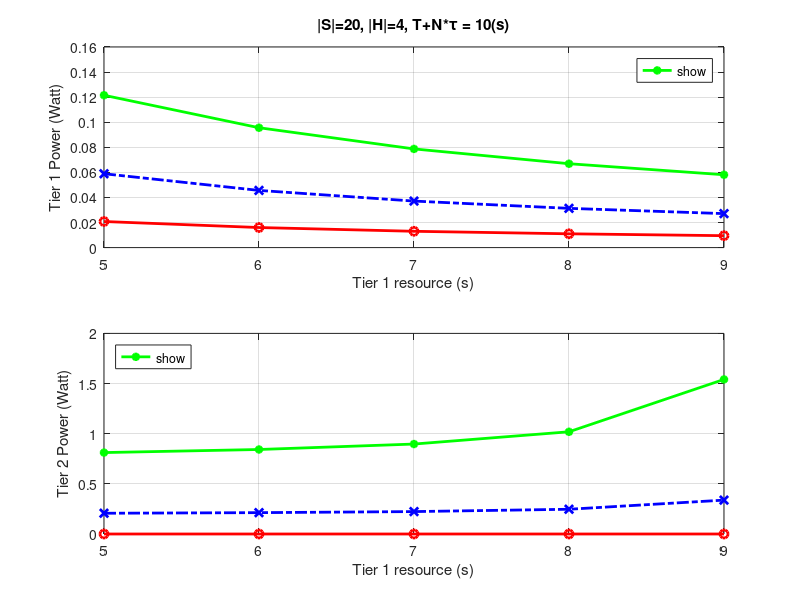

Reproduce this figure in MATLAB.
clc;
clear;

totalNodes=20;
N = 4;
totalTime = 10000.0; % 10s

CSAclusterTier1Power = [0.0208 0.0160 0.0130 0.0110 0.0095];
CSAclusterTier2Power = [1.4557e-05 1.5318e-05 1.6678e-05 1.9793e-05 3.1634e-05];

KmeansclusterTier1Power = [0.0589 0.0456 0.0371 0.0313 0.0271];
KmeansclusterTier2Power = [0.2069 0.2129 0.2235 0.2467 0.3378];

DMCPclusterTier1Power = [0.1215 0.0956 0.0787 0.0669 0.0581];
DMCPclusterTier2Power = [0.8118 0.8425 0.8968 1.0191 1.5411];

xaxis = [5.0 6.0 7.0 8.0 9.0]; % sec

subplot(2,1,1);
str_DMCP = sprintf('DMCP');
plot(xaxis, DMCPclusterTier1Power, '*-','LineWidth',2,'Color','g','DisplayName',str_DMCP ); hold on;
str_baseline = sprintf('Kmeans clustering algorithm');
plot(xaxis, KmeansclusterTier1Power, 'x-.','LineWidth',2,'Color','b','DisplayName',str_baseline ); hold on;
str_CSA = sprintf('Proposed clustering algorithm');
plot(xaxis, CSAclusterTier1Power, 'o-','LineWidth',2,'Color','r','DisplayName',str_CSA ); hold on;


xlabel('Tier 1 resource (s)');
ylabel('Tier 1 Power (Watt)');
title('|S|=20, |H|=4, T+N*\tau = 10(s)');
legend('show','location','NorthEast');
grid on;

subplot(2,1,2);
str_DMCP = sprintf('DMCP');
plot(xaxis, DMCPclusterTier2Power, '*-','LineWidth',2,'Color', 'g', 'DisplayName',str_DMCP); hold on;
str_baseline = sprintf('Kmeans clustering algorithm');
plot(xaxis, KmeansclusterTier2Power, 'x-.','LineWidth',2,'Color', 'b', 'DisplayName',str_baseline); hold on;
str_CSA = sprintf('Proposed clustering algorithm');
plot(xaxis, CSAclusterTier2Power, 'o-','LineWidth',2,'Color', 'r', 'DisplayName',str_CSA); hold on;

xlabel('Tier 1 resource (s)');
ylabel('Tier 2 Power (Watt)');
%title('|S|=24, |H|=4, T+N*\tau = 100(s)');
legend('show','location','NorthWest');
grid on;
hold off;
